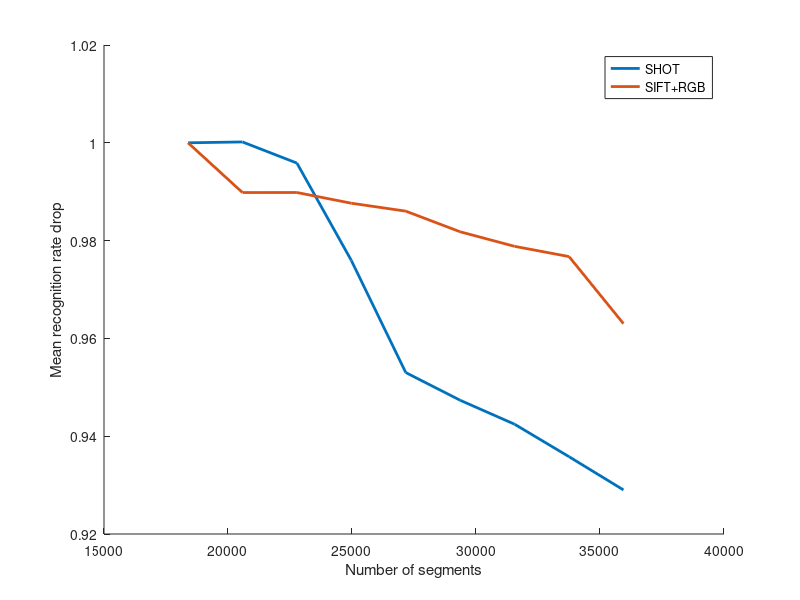
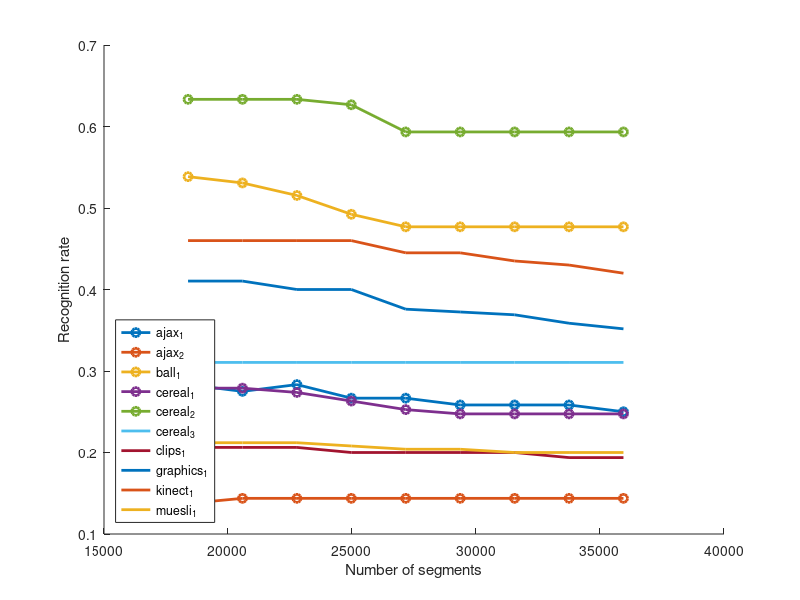
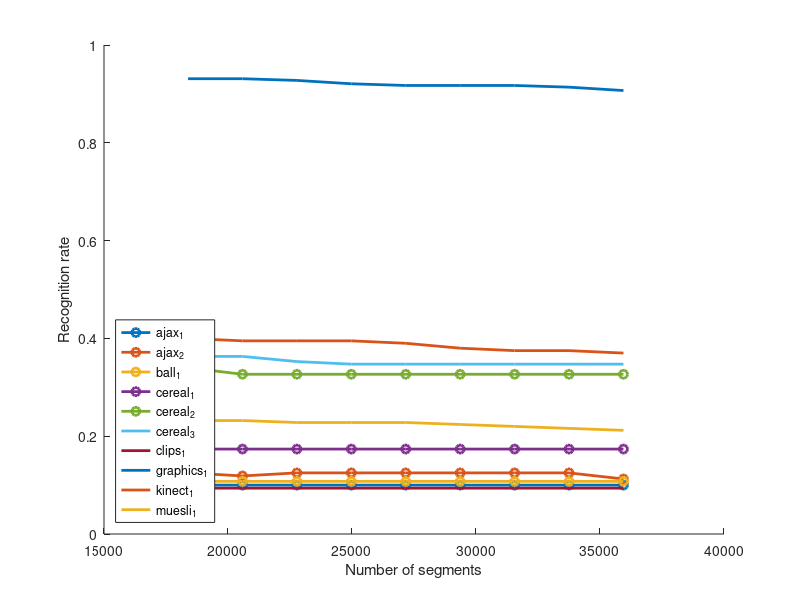

MATLAB code for these plots, in order:
function generate_decay_plot()

% SHOT:
ajax_1 = [ 0.283333 0.275 0.283333 0.266667 0.266667 0.258333 0.258333 0.258333 0.25 ];
ajax_2  = [ 0.1375 0.14375 0.14375 0.14375 0.14375 0.14375 0.14375 0.14375 0.14375 ];
ball_1  = [ 0.538462 0.530769 0.515385 0.492308 0.476923 0.476923 0.476923 0.476923 0.476923 ];
cereal_1  = [ 0.278947 0.278947 0.273684 0.263158 0.252632 0.247368 0.247368 0.247368 0.247368 ];
cereal_2  = [ 0.633333 0.633333 0.633333 0.626667 0.593333 0.593333 0.593333 0.593333 0.593333 ];
cereal_3  = [ 0.310526 0.310526 0.310526 0.310526 0.310526 0.310526 0.310526 0.310526 0.310526 ];
clips_1  = [ 0.20625 0.20625 0.20625 0.2 0.2 0.2 0.2 0.19375 0.19375 ];
graphics_1  = [ 0.410345 0.410345 0.4 0.4 0.375862 0.372414 0.368966 0.358621 0.351724 ];
kinect_1  = [ 0.46 0.46 0.46 0.46 0.445 0.445 0.435 0.43 0.42 ];
muesli_1  = [ 0.212 0.212 0.212 0.208 0.204 0.204 0.2 0.2 0.2 ];

% SIFT:
%color_weight = 1.0
%sajax_1 = [ 0.108333 0.1 0.1 0.0916667 0.0916667 0.0916667 0.0916667 0.0916667 0.0916667 ];
%sajax_2 = [ 0.1375 0.1375 0.1375 0.1375 0.1375 0.13125 0.13125 0.125 0.125 ];
%sball_1 = [ 0.138462 0.138462 0.138462 0.130769 0.123077 0.123077 0.123077 0.123077 0.123077 ];
%scereal_1 = [ 0.147368 0.136842 0.136842 0.136842 0.136842 0.136842 0.136842 0.136842 0.136842 ];
%scereal_2 = [ 0.246667 0.246667 0.246667 0.24 0.24 0.226667 0.22 0.22 0.22 ];
%scereal_3 = [ 0.205263 0.194737 0.184211 0.173684 0.173684 0.168421 0.163158 0.163158 0.163158 ];
%sclips_1 = [ 0.1125 0.1125 0.1125 0.1125 0.1125 0.1125 0.1125 0.1125 0.1125 ];
%sgraphics_1 = [ 0.806897 0.806897 0.796552 0.789655 0.786207 0.786207 0.786207 0.786207 0.786207 %];
%skinect_1 = [ 0.225 0.225 0.22 0.215 0.215 0.205 0.205 0.2 0.2 ];
%smuesli_1 = [ 0.188 0.188 0.188 0.184 0.18 0.176 0.176 0.176 0.176 ];

%color_weight = 0.3
sajax_1 = [ 0.1 0.1 0.1 0.1 0.1 0.1 0.1 0.1 0.1  ]; 
sajax_2 = [ 0.125 0.11875 0.125 0.125 0.125 0.125 0.125 0.125 0.1125  ]; 
sball_1 = [ 0.107692 0.107692 0.107692 0.107692 0.107692 0.107692 0.107692 0.107692 0.107692  ]; 
scereal_1 = [ 0.173684 0.173684 0.173684 0.173684 0.173684 0.173684 0.173684 0.173684 0.173684  ]; 
scereal_2 = [ 0.34 0.326667 0.326667 0.326667 0.326667 0.326667 0.326667 0.326667 0.326667  ]; 
scereal_3 = [ 0.363158 0.363158 0.352632 0.347368 0.347368 0.347368 0.347368 0.347368 0.347368  ]; 
sclips_1 = [ 0.09375 0.09375 0.09375 0.09375 0.09375 0.09375 0.09375 0.09375 0.09375  ]; 
sgraphics_1 = [ 0.931035 0.931035 0.927586 0.92069 0.917241 0.917241 0.917241 0.913793 0.906897  ]; 
skinect_1 = [ 0.4 0.395 0.395 0.395 0.39 0.38 0.375 0.375 0.37  ]; 
smuesli_1 = [ 0.232 0.232 0.228 0.228 0.228 0.224 0.22 0.216 0.212  ];

mean_decay = (ajax_1/ajax_1(1)+ajax_2/ajax_2(1)+ball_1/ball_1(1)+cereal_1/cereal_1(1)+cereal_2/cereal_2(1)+cereal_3/cereal_3(1)+clips_1/clips_1(1)+graphics_1/graphics_1(1)+kinect_1/kinect_1(1)+muesli_1/muesli_1(1))/10;

smean_decay = (sajax_1/sajax_1(1)+sajax_2/sajax_2(1)+sball_1/sball_1(1)+scereal_1/scereal_1(1)+scereal_2/scereal_2(1)+scereal_3/scereal_3(1)+sclips_1/sclips_1(1)+sgraphics_1/sgraphics_1(1)+skinect_1/skinect_1(1)+smuesli_1/smuesli_1(1))/10;

scenes = linspace(18389, 18389+17557, 9);

figure
hold on
xlabel('Number of segments') % should be number of scenes instead
ylabel('Mean recognition rate drop')

plot(scenes, mean_decay, 'LineWidth', 2, scenes, smean_decay, 'LineWidth', 2)
[legh,objh,outh,outm] = legend('SHOT', 'SIFT+RGB');
set(objh,'linewidth',2);

figure
hold on
xlabel('Number of segments') % should be number of scenes instead
ylabel('Recognition rate')

plot(scenes, ajax_1, '-o', 'LineWidth', 2, scenes, ajax_2, '-o', 'LineWidth', 2, scenes, ball_1, '-o', 'LineWidth', 2, scenes, cereal_1, '-o', 'LineWidth', 2, scenes, cereal_2, '-o', 'LineWidth', 2, scenes, cereal_3, 'LineWidth', 2, scenes, clips_1, 'LineWidth', 2, scenes, graphics_1, 'LineWidth', 2, scenes, kinect_1, 'LineWidth', 2, scenes, muesli_1, 'LineWidth', 2)
[legh,objh,outh,outm] = legend('ajax_1','ajax_2', 'ball_1', 'cereal_1', 'cereal_2', 'cereal_3', 'clips_1', 'graphics_1', 'kinect_1', 'muesli_1', 'Location','southwest');
set(objh,'linewidth',2);

figure
hold on
xlabel('Number of segments') % should be number of scenes instead
ylabel('Recognition rate')

plot(scenes, sajax_1, '-o', 'LineWidth', 2, scenes, sajax_2, '-o', 'LineWidth', 2, scenes, sball_1, '-o', 'LineWidth', 2, scenes, scereal_1, '-o', 'LineWidth', 2, scenes, scereal_2, '-o', 'LineWidth', 2, scenes, scereal_3, 'LineWidth', 2, scenes, sclips_1, 'LineWidth', 2, scenes, sgraphics_1, 'LineWidth', 2, scenes, skinect_1, 'LineWidth', 2, scenes, smuesli_1, 'LineWidth', 2)
[legh,objh,outh,outm] = legend('ajax_1','ajax_2', 'ball_1', 'cereal_1', 'cereal_2', 'cereal_3', 'clips_1', 'graphics_1', 'kinect_1', 'muesli_1', 'Location','southwest');
set(objh,'linewidth',2);

end
